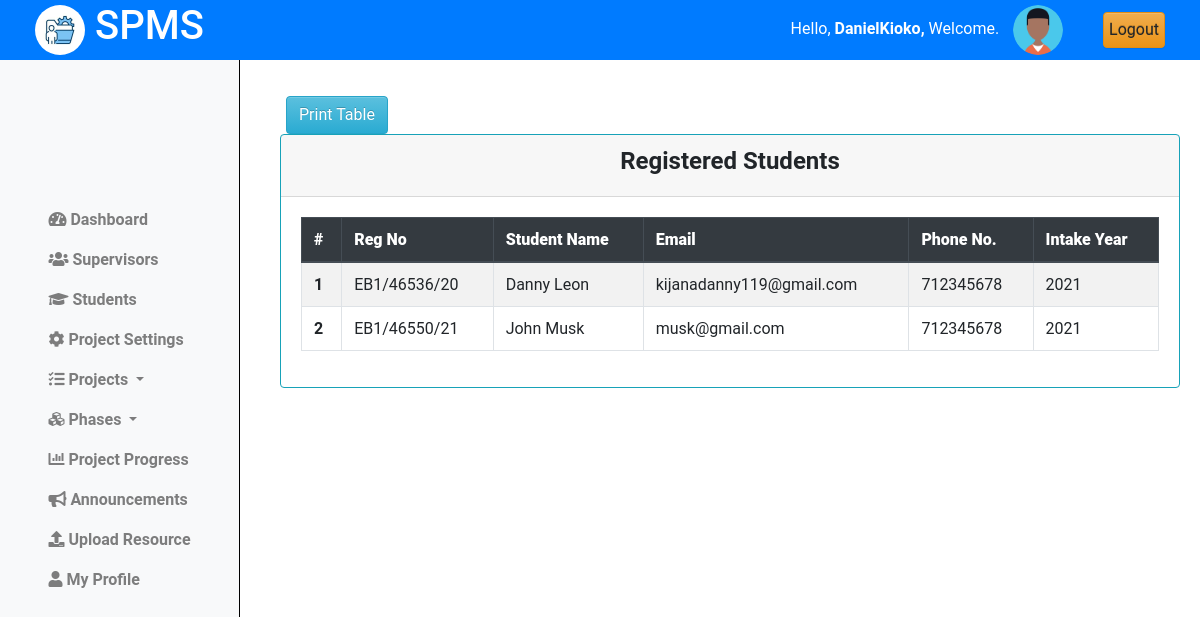
Screenshot of /coordinator/students/registered/ (signed in) with the database file from the repository.
### projectsApp/models.py (models this page shows, shortened)
class Coordinator(AbstractUser):
    pass

class Student(models.Model):
    regno = models.CharField(max_length=255, unique=True)
    email = models.EmailField(max_length=255, unique=True)
    name = models.CharField(max_length=255)
    phone_number = models.IntegerField(null=True, blank=True)
    intake_year = models.PositiveSmallIntegerField(default=2024)
    password = models.CharField(max_length=128, null=False, blank=False)
    user_id = models.AutoField(primary_key=True)
    last_login = models.DateTimeField(blank=True, null=True)
    USERNAME_FIELD = 'email'
    REQUIRED_FIELDS = ['regno', 'name', 'phone_number']
    class Meta:
        db_table = "students"

### projectsApp/AccessControl.py (the view)
    @login_required
    def wrapper(request, *args, **kwargs):
        if not isinstance(request.user, Coordinator):
            return redirect('cordinator_login')
        return function(request, *args, **kwargs)

### projectsApp/AccessControl.py (called while the page is built)
def coordinator_required(function):
    @login_required
    def wrapper(request, *args, **kwargs):
        if not isinstance(request.user, Coordinator):
            return redirect('cordinator_login')
        return function(request, *args, **kwargs)
    return wrapper

### projectsApp/views.py (called while the page is built)
@coordinator_required
def reg_students(request):
    students = Student.objects.all().order_by('regno')
    context = {'students':students}
    return render(request, 'cordinator/students.html', context)

### projectsApp/templates/cordinator/students.html (shortened to what this page needs)
{% extends 'base_cord.html' %}
{% load static %}
{% block content %}
{% include 'column1_cord.html' %}
<div class="content">
    <div class="container-fluid">
        <div class="row">
            <div class="text-center mt-3 ml-3">
                <button id="print-button" onclick="printTable()" class="btn btn-info">Print Table</button>
            </div>
            <div class="card border-info">
                <div class="card-header text-center">
                    <h4><b>Registered Students</b></h4>
                </div>
                <div class="card-body">
                    <table id="print-table" class="table table-bordered table-hover  table-striped border-info">
                        <thead class="thead-dark">
                            <tr>
                                <th scope="col"><b>#</b></b></th>
                                <th scope="col"><b>Reg No</b></th>
                                <th scope="col"><b>Student Name</b></th>
                                <th scope="col"><b>Email</b></th>
                                <th scope="col"><b>Phone No.</b></th>
                                <th scope="col"><b>Intake Year</b></th>
                            </tr>
                        </thead>
                        <tbody>
                            {% for student in students %}
                                <tr>
                                    <th scope="row">{{forloop.counter}}</th>
                                    <td>{{student.regno|upper }}</td>
                                    <td>{{student.name|title}}</td>
                                    <td>{{student.email}}</td>
                                    <td>{{student.phone_number}}</td>
                                    <td>{{student.intake_year}}</td>
                                </tr>
                            {% endfor %}
                        </tbody>
                    </table>
                </div>
            </div>
        </div>
    </div>
</div>
<link rel="stylesheet" href="{% static 'css/mystudents.css' %}">
{% endblock %}

### projectsApp/templates/base_cord.html (shortened to what this page needs)
{% load static %}
<!doctype html>
<html class="no-js h-100" lang="en">
  <head>
    <link href="https://use.fontawesome.com/releases/v5.0.6/css/all.css" rel="stylesheet">
    <link href="https://stackpath.bootstrapcdn.com/bootstrap/4.5.2/css/bootstrap.min.css" rel="stylesheet">
    <link rel="stylesheet" href="https://cdn.jsdelivr.net/npm/bootstrap@3.3.7/dist/css/bootstrap-theme.min.css">
</head>
<body>
    <header>
        <div class="container-fluid">
            <div class="row align-items-center">
                <div class="col-md-3">
                    <div class="left">
                        <img src="{% static 'images/logo.jpg' %}" alt="Logo" class="logo">
                        <h1>SPMS</h1>
                    </div>
                </div>
                <div class="col-md-9 d-flex justify-content-end">
                    <div class="row align-items-center">
                        <div class="col-auto">
                            <span class="username mb-3" style="padding:10px;">
                                Hello,
                                <strong>
                                    {% if request.user.is_authenticated %}
                                        {% if request.user.is_staff %}
                                            {{ request.user.username }},
                                        {% else %}
                                            {{ request.user.name }},
                                        {% endif %}
                                    {% else %}
                                        Guest,
                                    {% endif %}
                                </strong>
                                Welcome.
                            </span>
                            <img src="{% static 'images/profile.png'%}" alt="Profile Picture" class="profile-pic">
                        </div>
                        <div class="col-auto">
                            <a href="{% url 'logout' %}" class="btn btn-warning" style="padding:5px;">Logout</a>
                        </div>
                    </div>
                </div>
            </div>
        </div>
    </header>
    {% block content %}
    {% endblock %}
</body>
</html>

### projectsApp/static/css/mystudents.css (style rules this page uses)
.content { margin-left: 250px; padding: 20px; margin-top: 60px; }
.card { width: 100%; margin-left: 10px; }

### projectsApp/templates/base_cord.html (style rules this page uses)
body { font-family: 'Roboto', sans-serif; margin: 0; padding: 0; }
header { background-color: #007BFF; color: white; display: flex; justify-content: space-between; align-items: center; text-align: center; padding: 10px 20px; z-index: 20; position: fixed; top: 0; left: 0; width: 100%; height: 60px; }
header .left { display: flex; align-items: center; }
header .logo { width: 50px; height: 50px; margin-right: 10px; border-radius: 50%; }
header .profile-pic { width: 50px; height: 50px; border-radius: 50%; margin-right: 10px; }

### rows the page displays
Coordinator: user.username "DanielKioko"
Student: regno "EB1/46536/20", name "Danny Leon", email "kijanadanny119@gmail.com", phone_number "712345678", intake_year "2021"
Student: regno "EB1/46550/21", name "John Musk", email "musk@gmail.com", phone_number "712345678", intake_year "2021"
